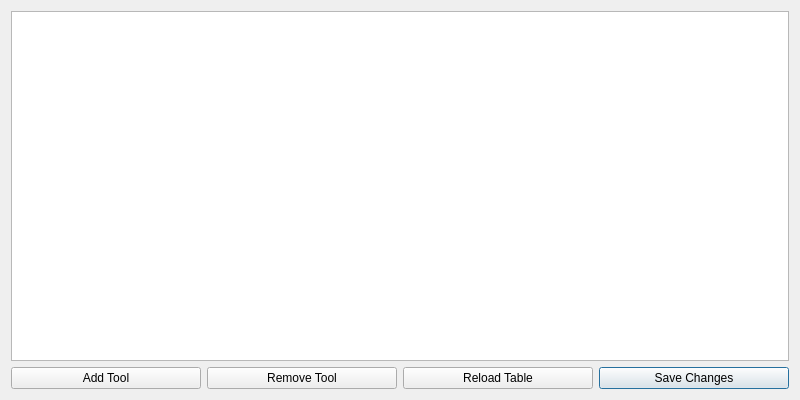
<?xml version="1.0" encoding="UTF-8"?>
<ui version="4.0">
 <class>Dialog</class>
 <widget class="QDialog" name="Dialog">
  <property name="geometry">
   <rect>
    <x>0</x>
    <y>0</y>
    <width>800</width>
    <height>400</height>
   </rect>
  </property>
  <property name="windowTitle">
   <string>Edit ToolTable</string>
  </property>
  <layout class="QVBoxLayout" name="verticalLayout">
   <item>
    <widget class="ToolTable" name="tooltable">
     <property name="verticalScrollMode">
      <enum>QAbstractItemView::ScrollPerPixel</enum>
     </property>
     <property name="horizontalScrollMode">
      <enum>QAbstractItemView::ScrollPerPixel</enum>
     </property>
     <property name="displayColumns" stdset="0">
      <string>TPXYZABCUVWDIJQR</string>
     </property>
    </widget>
   </item>
   <item>
    <layout class="QHBoxLayout" name="horizontalLayout">
     <item>
      <widget class="QPushButton" name="pushButton">
       <property name="text">
        <string>Add Tool</string>
       </property>
       <property name="icon">
        <iconset theme="add">
         <normaloff>.</normaloff>.</iconset>
       </property>
       <property name="autoDefault">
        <bool>false</bool>
       </property>
      </widget>
     </item>
     <item>
      <widget class="QPushButton" name="pushButton_2">
       <property name="text">
        <string>Remove Tool</string>
       </property>
       <property name="icon">
        <iconset theme="remove">
         <normaloff>.</normaloff>.</iconset>
       </property>
       <property name="autoDefault">
        <bool>false</bool>
       </property>
      </widget>
     </item>
     <item>
      <widget class="QPushButton" name="pushButton_3">
       <property name="text">
        <string>Reload Table</string>
       </property>
       <property name="icon">
        <iconset theme="view-refresh">
         <normaloff>.</normaloff>.</iconset>
       </property>
       <property name="autoDefault">
        <bool>false</bool>
       </property>
      </widget>
     </item>
     <item>
      <widget class="QPushButton" name="pushButton_4">
       <property name="text">
        <string>Save Changes</string>
       </property>
       <property name="icon">
        <iconset theme="object-select">
         <normaloff>.</normaloff>.</iconset>
       </property>
      </widget>
     </item>
    </layout>
   </item>
  </layout>
 </widget>
 <customwidgets>
  <customwidget>
   <class>ToolTable</class>
   <extends>QTableView</extends>
   <header>qtpyvcp.widgets.input_widgets.tool_table</header>
  </customwidget>
 </customwidgets>
 <resources/>
 <connections>
  <connection>
   <sender>pushButton_4</sender>
   <signal>clicked()</signal>
   <receiver>Dialog</receiver>
   <slot>accept()</slot>
   <hints>
    <hint type="sourcelabel">
     <x>649</x>
     <y>377</y>
    </hint>
    <hint type="destinationlabel">
     <x>535</x>
     <y>320</y>
    </hint>
   </hints>
  </connection>
  <connection>
   <sender>pushButton</sender>
   <signal>clicked()</signal>
   <receiver>tooltable</receiver>
   <slot>addTool()</slot>
   <hints>
    <hint type="sourcelabel">
     <x>117</x>
     <y>376</y>
    </hint>
    <hint type="destinationlabel">
     <x>106</x>
     <y>305</y>
    </hint>
   </hints>
  </connection>
  <connection>
   <sender>pushButton_2</sender>
   <signal>clicked()</signal>
   <receiver>tooltable</receiver>
   <slot>deleteSelectedTool()</slot>
   <hints>
    <hint type="sourcelabel">
     <x>308</x>
     <y>376</y>
    </hint>
    <hint type="destinationlabel">
     <x>308</x>
     <y>314</y>
    </hint>
   </hints>
  </connection>
  <connection>
   <sender>pushButton_3</sender>
   <signal>clicked()</signal>
   <receiver>tooltable</receiver>
   <slot>loadToolTable()</slot>
   <hints>
    <hint type="sourcelabel">
     <x>500</x>
     <y>378</y>
    </hint>
    <hint type="destinationlabel">
     <x>495</x>
     <y>260</y>
    </hint>
   </hints>
  </connection>
  <connection>
   <sender>pushButton_4</sender>
   <signal>clicked()</signal>
   <receiver>tooltable</receiver>
   <slot>saveToolTable()</slot>
   <hints>
    <hint type="sourcelabel">
     <x>697</x>
     <y>372</y>
    </hint>
    <hint type="destinationlabel">
     <x>696</x>
     <y>324</y>
    </hint>
   </hints>
  </connection>
 </connections>
</ui>
